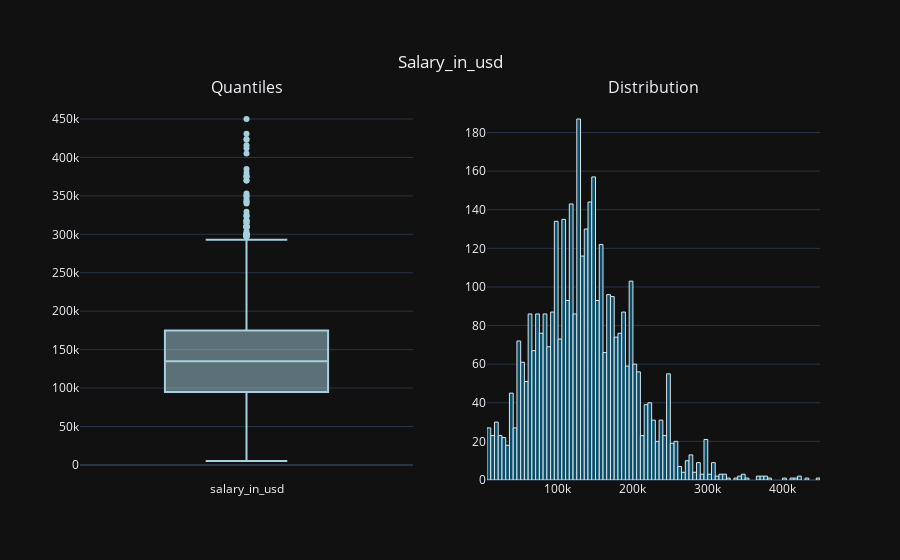

Notebook source saved alongside this figure:
### Code cell
num_var_summary(df, "salary_in_usd")

### Figure 1 — Plotly figure (JSON) as saved in the notebook; plotly's stock layout.template omitted (floating-point values rounded to 4 significant figures; data arrays with more than 128 entries replaced by an {"elided": "..."} marker saying what was removed)
{"data": [{"marker": {"color": "#A6D0DD"}, "name": "salary_in_usd", "showlegend": false, "type": "box", "xaxis": "x", "y": {"elided": "3755 int values"}, "yaxis": "y"}, {"marker": {"color": "#0A4D68", "line": {"color": "#DBE6EC", "width": 1}}, "name": "salary_in_usd", "showlegend": false, "type": "histogram", "x": {"elided": "3755 int values"}, "xaxis": "x2", "xbins": {"end": 450000, "start": 5132}, "yaxis": "y2"}], "layout": {"annotations": [{"font": {"size": 16}, "showarrow": false, "text": "Quantiles", "x": 0.225, "xanchor": "center", "xref": "paper", "y": 1, "yanchor": "bottom", "yref": "paper"}, {"font": {"size": 16}, "showarrow": false, "text": "Distribution", "x": 0.775, "xanchor": "center", "xref": "paper", "y": 1, "yanchor": "bottom", "yref": "paper"}], "title": {"text": "Salary_in_usd", "x": 0.5, "xanchor": "center", "y": 0.9, "yanchor": "top"}, "xaxis": {"anchor": "y", "domain": [0, 0.45]}, "xaxis2": {"anchor": "y2", "domain": [0.55, 1]}, "yaxis": {"anchor": "x", "domain": [0, 1]}, "yaxis2": {"anchor": "x2", "domain": [0, 1]}}}
